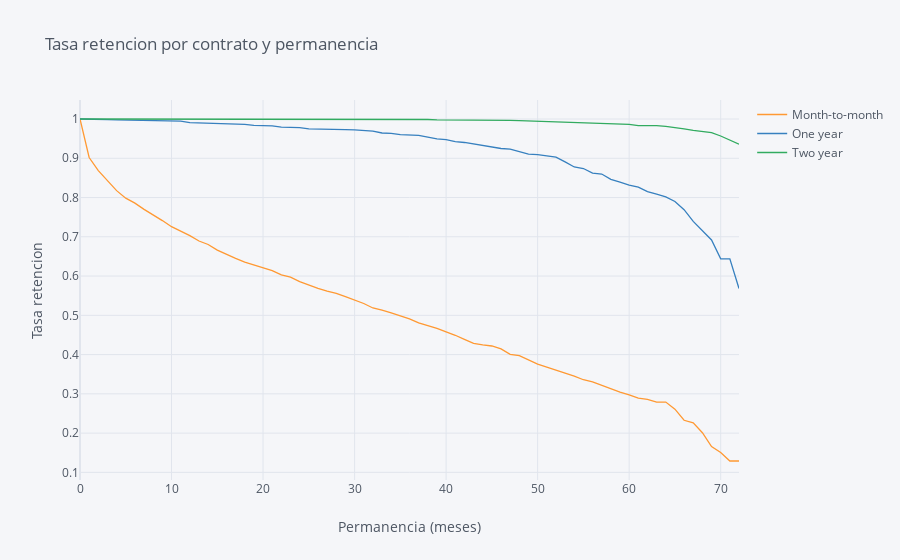

The notebook cell this image was saved under:
### Code cell
rates=survival(data, 'Contract', 'tenure', 'ChurnBinary')
rates.iplot(kind='line', xTitle='Permanencia (meses)', 
            yTitle='Tasa retencion', title='Tasa retencion por contrato y permanencia')
